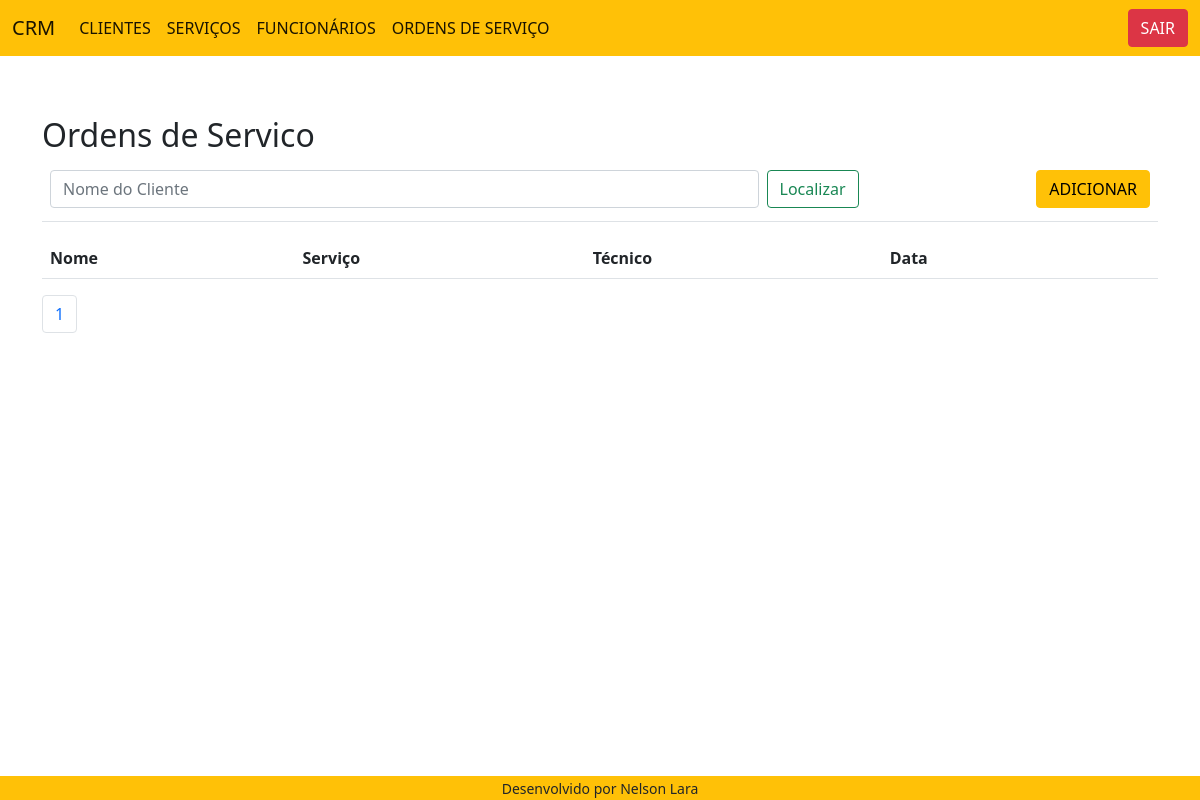
The page /attendance/list/ on the database as committed earlier.
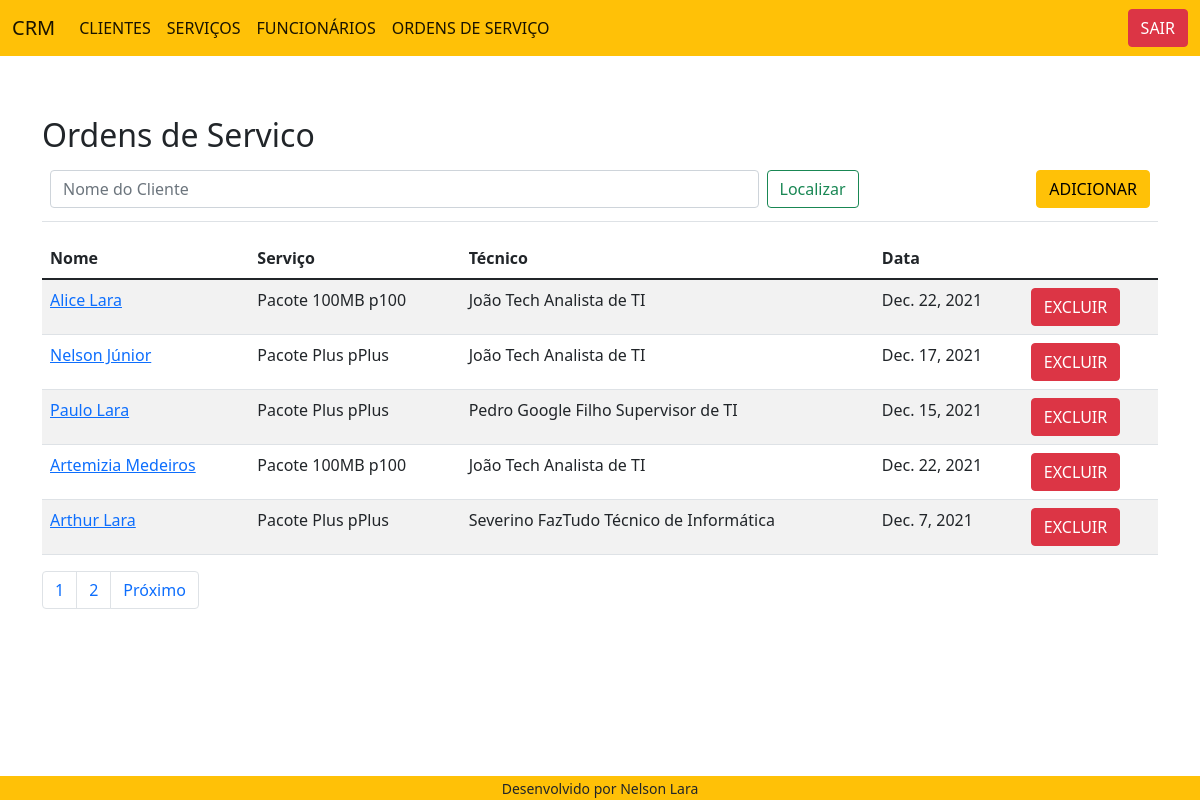
The same page on the database as committed later.
### attendance/models.py (models this page shows)
class Attendance(models.Model):
    customer = models.ForeignKey(Customer, on_delete=models.CASCADE, null=True, blank=True)
    service = models.ForeignKey(Service, on_delete=models.CASCADE, null=True, blank=True)
    employee = models.ForeignKey(Employee, on_delete=models.CASCADE, null=True, blank=True)
    attendance_date = models.DateField()
    attendance_description = models.TextField(max_length=1000)
    def get_absolute_url(self):
        return reverse("attendance:attendance-update", kwargs={"id": self.id})
    def get_delete_url(self):
        return reverse("attendance:attendance-delete", kwargs={"id": self.id})
    class Meta:
        db_table = "attendance"

### customer/models.py (models this page shows, shortened)
class Customer(models.Model):
    first_name = models.CharField(max_length=30)
    last_name = models.CharField(max_length=50)
    email = models.EmailField()
    birth_date = models.DateField()
    area_code = models.CharField(max_length=3)
    phone_number = models.CharField(max_length=11)
    country = models.CharField(max_length=50)
    state = models.CharField(max_length=30)
    city = models.CharField(max_length=30)
    create_date = models.DateTimeField(auto_now_add=True)
    update_date = models.DateTimeField(auto_now=True)
    activate = models.BooleanField(default=True)
    def __str__(self):
        return f"{self.first_name} {self.last_name}"
    class Meta:
        db_table = "customer"

### service/models.py (models this page shows, shortened)
class Service(models.Model):
    service_name = models.CharField(max_length=30)
    surname = models.CharField(max_length=30)
    def __str__(self):
        return f"{self.service_name} {self.surname}"
    class Meta:
        db_table = "service"

### employee/models.py (models this page shows, shortened)
class Employee(models.Model):
    employee_name = models.CharField(max_length=30)
    position = models.CharField(max_length=30)
    def __str__(self):
        return f"{self.employee_name} {self.position}"
    class Meta:
        db_table = "employee"

### attendance/views.py (the view)
# urls.py: path("list/", AttendanceListView.as_view(), name="attendance-list"),
class AttendanceListView(ListView):
    template_name = "attendance/attendance_list.html"
    paginate_by = 5
    model = Attendance
    def get_queryset(self):
        name = self.request.GET.get("name")
        if name:
            object_list = self.model.objects.filter(
                                                    Q(customer_id__icontains=name) |
                                                    Q(service_id__icontains=name)
            )
        else:
            object_list = self.model.objects.all()
        return object_list

### attendance/templates/attendance/attendance_list.html (shortened to what this page needs)
{% extends "model-page.html" %}
{% block content %}
    <h2>Ordens de Servico</h2>
       <table class="table table-bordered: 0 text-end">
           <tr>
               <td>
                    <form class="d-flex">
                        <input class="form-control me-2" type="search" name="name" placeholder="Nome do Cliente" aria-label="Search">
                        <button class="btn me-2 btn-outline-success" type="submit">Localizar</button>
                    </form>
                </td>
                <td>
                        <button type="button" class="btn btn-warning" style="float: right; margin-bottom: 5px;">ADICIONAR</button>
                </td>
            </tr>
       </table>
    <table class="table table-striped table-hover">
        <thead>
            <tr>
                <th>Nome</th>
                <th>Serviço</th>
                <th>Técnico</th>
                <th>Data</th>
                <th></th>
            </tr>
        </thead>
        <tbody>
            {% for attendance in attendance_list %}
            <tr>
                <td><a href="{{ attendance.get_absolute_url }}">{{ attendance.customer }}</a></td>
                <td>{{ attendance.service }}</td>
                <td>{{ attendance.employee }}</td>
                <td>{{ attendance.attendance_date }}</td>
                <form method="post" action="{{ attendance.get_delete_url }}">{% csrf_token %}
                    <td>
                        <button type="button" class="btn btn-danger" data-bs-toggle="modal" data-bs-target="#PassandoIDparaOmodal{{attendance.id}}">
                            EXCLUIR
                        </button>
                    </td>
                </form>
            </tr>
            {% endfor %}
        </tbody>
    </table>
    <ul class="pagination">
        {% for object in page_obj.paginator.page_range %}
            <li class="page-item"><a class="page-link" href="?page={{ forloop.counter }}">{{ forloop.counter }}</a></li>
        {% endfor %}
        {% if page_obj.has_next %}
            <li class="page-item"><a class="page-link" href="{{ request.path }}?page={{ page_obj.next_page_number }}">Próximo</a></li>
        {% endif %}
    </ul>
{% endblock %}

### core/templates/model-page.html (shortened to what this page needs)
<!DOCTYPE html>
<html lang="PT-BR">
    <head>
        <link href="https://cdn.jsdelivr.net/npm/bootstrap@5.1.3/dist/css/bootstrap.min.css" rel="stylesheet">
    </head>
    <body class="d-flex flex-column">
        <head>
            {% include "model-header.html" %}
        </head>
            <main class="content" style="margin-top: 5%">
                <div class="container">
                    {% block content %} {% endblock %}
                </div>
            </main>
                <footer class="text-center bg-warning">
                    {% include "model-footer.html" %}
                </footer>
    </body>
</html>

### core/templates/model-header.html
<nav class="navbar navbar-expand-lg navbar-light bg-warning">
    <div class="container-fluid">
      <a class="navbar-brand" href={% url 'index' %}>CRM</a>
      <div class="collapse navbar-collapse" id="navbarNav">
        <ul class="navbar-nav me-auto mb-2 mb-lg-0">
          <li class="nav-item">
            <a class="nav-link active" aria-current="page" href={% url 'customer:customer-list' %}>CLIENTES</a>
          </li>
          <li class="nav-item">
            <a class="nav-link active" aria-current="page" href={% url 'service:service-list' %}>SERVIÇOS</a>
          </li>
          <li class="nav-item">
            <a class="nav-link active" aria-current="page" href={% url 'employee:employee-list' %}>FUNCIONÁRIOS</a>
          </li>
          <li class="nav-item">
            <a class="nav-link active" aria-current="page" href={% url 'attendance:attendance-list' %}>ORDENS DE SERVIÇO</a>
          </li>
        </ul>
        <a href="{% url 'logout' %}">
          <button class="btn btn-danger" type="submit">SAIR</button>
        </a>
      </div>
    </div>
  </nav>

### core/templates/model-footer.html
<small>Desenvolvido por Nelson Lara</small>

### core/templates/model-page.html (style rules this page uses)
html, body { height: 100%; }
main { flex: 1 0 auto; }
footer { flex-shrink: nome; margin-top: 2em; }

Rows that differ between the two databases and show on the page:
added Attendance: customer "Alice Lara", service "Pacote 100MB p100", employee "João Tech Analista de TI", attendance_date "Dec. 22, 2021"
added Attendance: customer "Nelson Júnior", service "Pacote Plus pPlus", employee "João Tech Analista de TI", attendance_date "Dec. 17, 2021"
added Attendance: customer "Paulo Lara", service "Pacote Plus pPlus", employee "Pedro Google Filho Supervisor de TI", attendance_date "Dec. 15, 2021"
added Attendance: customer "Artemizia Medeiros", service "Pacote 100MB p100", employee "João Tech Analista de TI", attendance_date "Dec. 22, 2021"
added Attendance: customer "Arthur Lara", service "Pacote Plus pPlus", employee "Severino FazTudo Técnico de Informática", attendance_date "Dec. 7, 2021"
Other text that changed with them:
new list line: "2"
text now shown: "Próximo"
